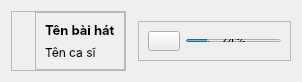
          <widget class="QWidget" name="playmusic" native="true">
           <property name="maximumSize">
            <size>
             <width>16777215</width>
             <height>78</height>
            </size>
           </property>
           <property name="font">
            <font>
             <family>Inter</family>
            </font>
           </property>
           <layout class="QHBoxLayout" name="horizontalLayout_9">
            <item>
             <widget class="QFrame" name="frame_21">
              <property name="maximumSize">
               <size>
                <width>180</width>
                <height>60</height>
               </size>
              </property>
              <property name="frameShape">
               <enum>QFrame::StyledPanel</enum>
              </property>
              <property name="frameShadow">
               <enum>QFrame::Raised</enum>
              </property>
              <layout class="QHBoxLayout" name="horizontalLayout_13">
               <property name="spacing">
                <number>6</number>
               </property>
               <property name="topMargin">
                <number>0</number>
               </property>
               <property name="rightMargin">
                <number>0</number>
               </property>
               <property name="bottomMargin">
                <number>0</number>
               </property>
               <item>
                <widget class="QLabel" name="label_33">
                 <property name="maximumSize">
                  <size>
                   <width>40</width>
                   <height>40</height>
                  </size>
                 </property>
                 <property name="text">
                  <string/>
                 </property>
                 <property name="pixmap">
                  <pixmap>resources.qrc/itunes.svg</pixmap>
                 </property>
                 <property name="scaledContents">
                  <bool>true</bool>
                 </property>
                </widget>
               </item>
               <item>
                <widget class="QFrame" name="frame_24">
                 <property name="maximumSize">
                  <size>
                   <width>140</width>
                   <height>60</height>
                  </size>
                 </property>
                 <property name="frameShape">
                  <enum>QFrame::StyledPanel</enum>
                 </property>
                 <property name="frameShadow">
                  <enum>QFrame::Raised</enum>
                 </property>
                 <layout class="QVBoxLayout" name="verticalLayout_38">
                  <item>
                   <widget class="QLabel" name="label_35">
                    <property name="maximumSize">
                     <size>
                      <width>140</width>
                      <height>20</height>
                     </size>
                    </property>
                    <property name="font">
                     <font>
                      <family>Inter</family>
                      <pointsize>10</pointsize>
                      <weight>75</weight>
                      <bold>true</bold>
                     </font>
                    </property>
                    <property name="text">
                     <string>Tên bài hát</string>
                    </property>
                   </widget>
                  </item>
                  <item>
                   <widget class="QLabel" name="label_34">
                    <property name="maximumSize">
                     <size>
                      <width>140</width>
                      <height>20</height>
                     </size>
                    </property>
                    <property name="font">
                     <font>
                      <family>Inter</family>
                     </font>
                    </property>
                    <property name="text">
                     <string>Tên ca sĩ</string>
                    </property>
                   </widget>
                  </item>
                 </layout>
                </widget>
               </item>
              </layout>
             </widget>
            </item>
            <item>
             <widget class="QFrame" name="frame_22">
              <property name="maximumSize">
               <size>
                <width>600</width>
                <height>60</height>
               </size>
              </property>
              <property name="frameShape">
               <enum>QFrame::StyledPanel</enum>
              </property>
              <property name="frameShadow">
               <enum>QFrame::Raised</enum>
              </property>
              <widget class="QFrame" name="frame_14">
               <property name="geometry">
                <rect>
                 <x>240</x>
                 <y>0</y>
                 <width>121</width>
                 <height>44</height>
                </rect>
               </property>
               <property name="sizePolicy">
                <sizepolicy hsizetype="Preferred" vsizetype="Preferred">
                 <horstretch>0</horstretch>
                 <verstretch>0</verstretch>
                </sizepolicy>
               </property>
               <property name="maximumSize">
                <size>
                 <width>200</width>
                 <height>200</height>
                </size>
               </property>
               <property name="frameShape">
                <enum>QFrame::StyledPanel</enum>
               </property>
               <property name="frameShadow">
                <enum>QFrame::Raised</enum>
               </property>
               <property name="lineWidth">
                <number>0</number>
               </property>
               <layout class="QHBoxLayout" name="horizontalLayout_11">
                <property name="leftMargin">
                 <number>0</number>
                </property>
                <property name="topMargin">
                 <number>0</number>
                </property>
                <property name="rightMargin">
                 <number>0</number>
                </property>
                <property name="bottomMargin">
                 <number>0</number>
                </property>
                <item alignment="Qt::AlignHCenter|Qt::AlignVCenter">
                 <widget class="QPushButton" name="pushButton">
                  <property name="sizePolicy">
                   <sizepolicy hsizetype="Fixed" vsizetype="Fixed">
                    <horstretch>0</horstretch>
                    <verstretch>0</verstretch>
                   </sizepolicy>
                  </property>
                  <property name="minimumSize">
                   <size>
                    <width>32</width>
                    <height>32</height>
                   </size>
                  </property>
                  <property name="maximumSize">
                   <size>
                    <width>32</width>
                    <height>32</height>
                   </size>
                  </property>
                  <property name="text">
                   <string/>
                  </property>
                  <property name="icon">
                   <iconset>
                    <normaloff>resources.qrc/left.svg</normaloff>resources.qrc/left.svg</iconset>
                  </property>
                  <property name="iconSize">
                   <size>
                    <width>20</width>
                    <height>20</height>
                   </size>
                  </property>
                 </widget>
                </item>
                <item>
                 <widget class="QPushButton" name="pushButton_2">
                  <property name="enabled">
                   <bool>false</bool>
                  </property>
                  <property name="sizePolicy">
                   <sizepolicy hsizetype="Fixed" vsizetype="Fixed">
                    <horstretch>0</horstretch>
                    <verstretch>0</verstretch>
                   </sizepolicy>
                  </property>
                  <property name="minimumSize">
                   <size>
                    <width>28</width>
                    <height>44</height>
                   </size>
                  </property>
                  <property name="maximumSize">
                   <size>
                    <width>38</width>
                    <height>44</height>
                   </size>
                  </property>
                  <property name="text">
                   <string/>
                  </property>
                  <property name="icon">
                   <iconset>
                    <normaloff>resources.qrc/play.svg</normaloff>
                    <normalon>resources.qrc/play-button.svg</normalon>resources.qrc/play.svg</iconset>
                  </property>
                  <property name="iconSize">
                   <size>
                    <width>28</width>
                    <height>28</height>
                   </size>
                  </property>
                 </widget>
                </item>
                <item alignment="Qt::AlignHCenter">
                 <widget class="QPushButton" name="pushButton_3">
                  <property name="sizePolicy">
                   <sizepolicy hsizetype="Fixed" vsizetype="Fixed">
                    <horstretch>0</horstretch>
                    <verstretch>0</verstretch>
                   </sizepolicy>
                  </property>
                  <property name="minimumSize">
                   <size>
                    <width>32</width>
                    <height>32</height>
                   </size>
                  </property>
                  <property name="maximumSize">
                   <size>
                    <width>32</width>
                    <height>32</height>
                   </size>
                  </property>
                  <property name="font">
                   <font>
                    <kerning>false</kerning>
                   </font>
                  </property>
                  <property name="text">
                   <string/>
                  </property>
                  <property name="icon">
                   <iconset>
                    <normaloff>resources.qrc/arrow-right.svg</normaloff>resources.qrc/arrow-right.svg</iconset>
                  </property>
                  <property name="iconSize">
                   <size>
                    <width>20</width>
                    <height>20</height>
                   </size>
                  </property>
                 </widget>
                </item>
               </layout>
              </widget>
              <widget class="QProgressBar" name="progressBar">
               <property name="geometry">
                <rect>
                 <x>0</x>
                 <y>50</y>
                 <width>601</width>
                 <height>3</height>
                </rect>
               </property>
               <property name="value">
                <number>24</number>
               </property>
              </widget>
             </widget>
            </item>
            <item>
             <widget class="QFrame" name="frame_23">
              <property name="maximumSize">
               <size>
                <width>160</width>
                <height>40</height>
               </size>
              </property>
              <property name="frameShape">
               <enum>QFrame::StyledPanel</enum>
              </property>
              <property name="frameShadow">
               <enum>QFrame::Raised</enum>
              </property>
              <layout class="QHBoxLayout" name="horizontalLayout_12">
               <item>
                <widget class="QPushButton" name="pushButton_7">
                 <property name="maximumSize">
                  <size>
                   <width>32</width>
                   <height>32</height>
                  </size>
                 </property>
                 <property name="text">
                  <string/>
                 </property>
                 <property name="icon">
                  <iconset>
                   <normaloff>resources.qrc/high-volume.svg</normaloff>resources.qrc/high-volume.svg</iconset>
                 </property>
                 <property name="iconSize">
                  <size>
                   <width>20</width>
                   <height>20</height>
                  </size>
                 </property>
                </widget>
               </item>
               <item>
                <widget class="QProgressBar" name="progressBar_2">
                 <property name="maximumSize">
                  <size>
                   <width>100</width>
                   <height>3</height>
                  </size>
                 </property>
                 <property name="value">
                  <number>24</number>
                 </property>
                </widget>
               </item>
              </layout>
             </widget>
            </item>
           </layout>
          </widget>
